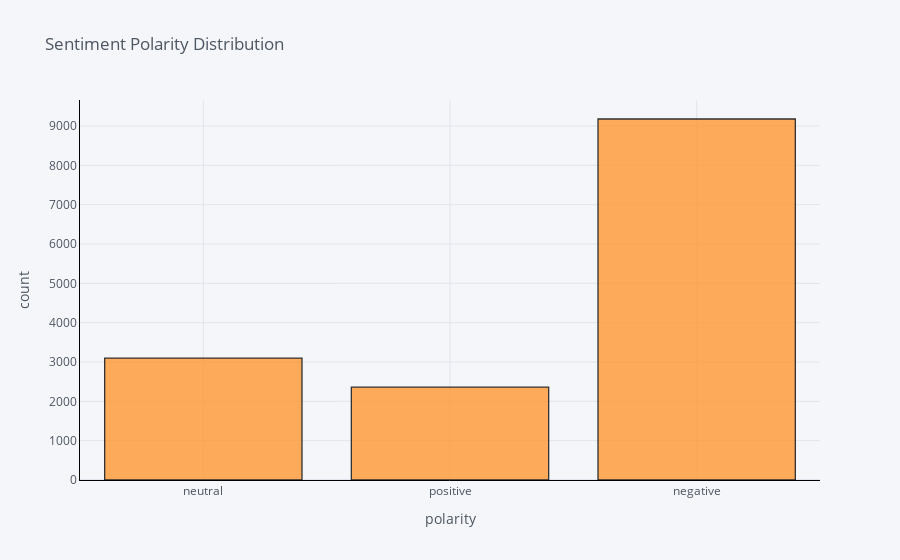

Here is the notebook cell this chart was saved with:
### Code cell
configure_plotly_browser_state()
tweets_raw['airline_sentiment'].iplot(kind='hist', bins=20, xTitle='polarity', linecolor='black', yTitle='count', title='Sentiment Polarity Distribution')

### Figure 1 — Plotly figure (JSON) as saved in the notebook; plotly's stock layout.template omitted (floating-point values rounded to 4 significant figures; data arrays with more than 128 entries replaced by an {"elided": "..."} marker saying what was removed)
{"data": [{"histfunc": "count", "histnorm": "", "marker": {"color": "rgba(255, 153, 51, 1.0)", "line": {"color": "#000000", "width": 1.3}}, "name": "airline_sentiment", "nbinsx": 20, "opacity": 0.8, "orientation": "v", "type": "histogram", "x": {"elided": "14640 str values"}}], "layout": {"barmode": "overlay", "legend": {"bgcolor": "#F5F6F9", "font": {"color": "#4D5663"}}, "paper_bgcolor": "#F5F6F9", "plot_bgcolor": "#F5F6F9", "title": {"font": {"color": "#4D5663"}, "text": "Sentiment Polarity Distribution"}, "xaxis": {"gridcolor": "#E1E5ED", "linecolor": "black", "showgrid": true, "tickfont": {"color": "#4D5663"}, "title": {"font": {"color": "#4D5663"}, "text": "polarity"}, "zerolinecolor": "#E1E5ED"}, "yaxis": {"gridcolor": "#E1E5ED", "linecolor": "black", "showgrid": true, "tickfont": {"color": "#4D5663"}, "title": {"font": {"color": "#4D5663"}, "text": "count"}, "zerolinecolor": "#E1E5ED"}}}
